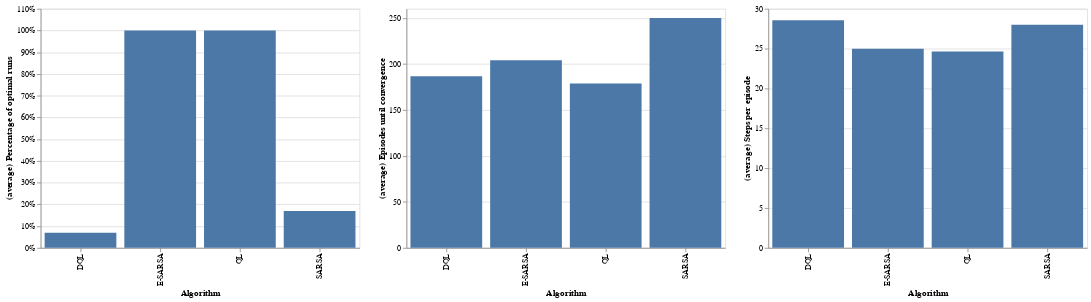

Notebook code for this chart:
### Markdown cell above
As one can observe, we consider that an algorithm has converged to a policy if in two consecutive episodes, the policy does not change at all. This makes sense, as we have seen in class that every update of these algorithms always improves the original policy, that is, if it is not optimal, some actions change. We now test the defined function and plot the results:

### Code cell
data = test_algorithms(100)
optimal_runs_data = data['optimal_runs']
convergence_data  = data['convergence']
steps_data        = data['average_steps']

import altair as alt
import pandas as pd

df_optimal = pd.DataFrame({'names': ['SARSA', 'QL', 'E-SARSA', 'DQL'],
                     'values': list(optimal_runs_data.values())})
ch1 = alt.Chart(df_optimal).mark_bar().encode(
    x = alt.X('names:N', axis=alt.Axis(title='Algorithm')),
    y = alt.Y('values:Q', axis=alt.Axis(format='%', title='(average) Percentage of optimal runs'))
).properties(
    width=400
)

df_convergence = pd.DataFrame({'names': ['SARSA', 'QL', 'E-SARSA', 'DQL'],
                     'values': list(convergence_data.values())})
ch2 = alt.Chart(df_convergence).mark_bar().encode(
    x = alt.X('names:N', axis=alt.Axis(title='Algorithm')),
    y = alt.Y('values:Q', axis=alt.Axis(title='(average) Episodes until convergence'))
).properties(
    width=400
)

df_steps = pd.DataFrame({'names': ['SARSA', 'QL', 'E-SARSA', 'DQL'],
                     'values': list(steps_data.values())})
ch3 = alt.Chart(df_steps).mark_bar().encode(
    x = alt.X('names:N', axis=alt.Axis(title='Algorithm')),
    y = alt.Y('values:Q', axis=alt.Axis(title='(average) Steps per episode'))
).properties(
    width=400
)

ch1 | ch2 | ch3

### Figure 1 — Vega-Lite specification as saved in the notebook (floating-point values rounded to 4 significant figures)
{"config": {"view": {"continuousWidth": 400, "continuousHeight": 300}}, "hconcat": [{"data": {"name": "data-919286d428123cc330b557b262393621"}, "mark": "bar", "encoding": {"x": {"type": "nominal", "axis": {"title": "Algorithm"}, "field": "names"}, "y": {"type": "quantitative", "axis": {"format": "%", "title": "(average) Percentage of optimal runs"}, "field": "values"}}, "width": 400}, {"data": {"name": "data-f0bf169540f69d271ff14c96e9dec720"}, "mark": "bar", "encoding": {"x": {"type": "nominal", "axis": {"title": "Algorithm"}, "field": "names"}, "y": {"type": "quantitative", "axis": {"title": "(average) Episodes until convergence"}, "field": "values"}}, "width": 400}, {"data": {"name": "data-f54518a041dae28e98b7141dd280d677"}, "mark": "bar", "encoding": {"x": {"type": "nominal", "axis": {"title": "Algorithm"}, "field": "names"}, "y": {"type": "quantitative", "axis": {"title": "(average) Steps per episode"}, "field": "values"}}, "width": 400}], "$schema": "https://vega.github.io/schema/vega-lite/v4.8.1.json", "datasets": {"data-919286d428123cc330b557b262393621": [{"names": "SARSA", "values": 0.17}, {"names": "QL", "values": 1.0}, {"names": "E-SARSA", "values": 1.0}, {"names": "DQL", "values": 0.07}], "data-f0bf169540f69d271ff14c96e9dec720": [{"names": "SARSA", "values": 250.0}, {"names": "QL", "values": 178.7}, {"names": "E-SARSA", "values": 204.2}, {"names": "DQL", "values": 186.7}], "data-f54518a041dae28e98b7141dd280d677": [{"names": "SARSA", "values": 28.0}, {"names": "QL", "values": 24.64}, {"names": "E-SARSA", "values": 24.98}, {"names": "DQL", "values": 28.55}]}}
